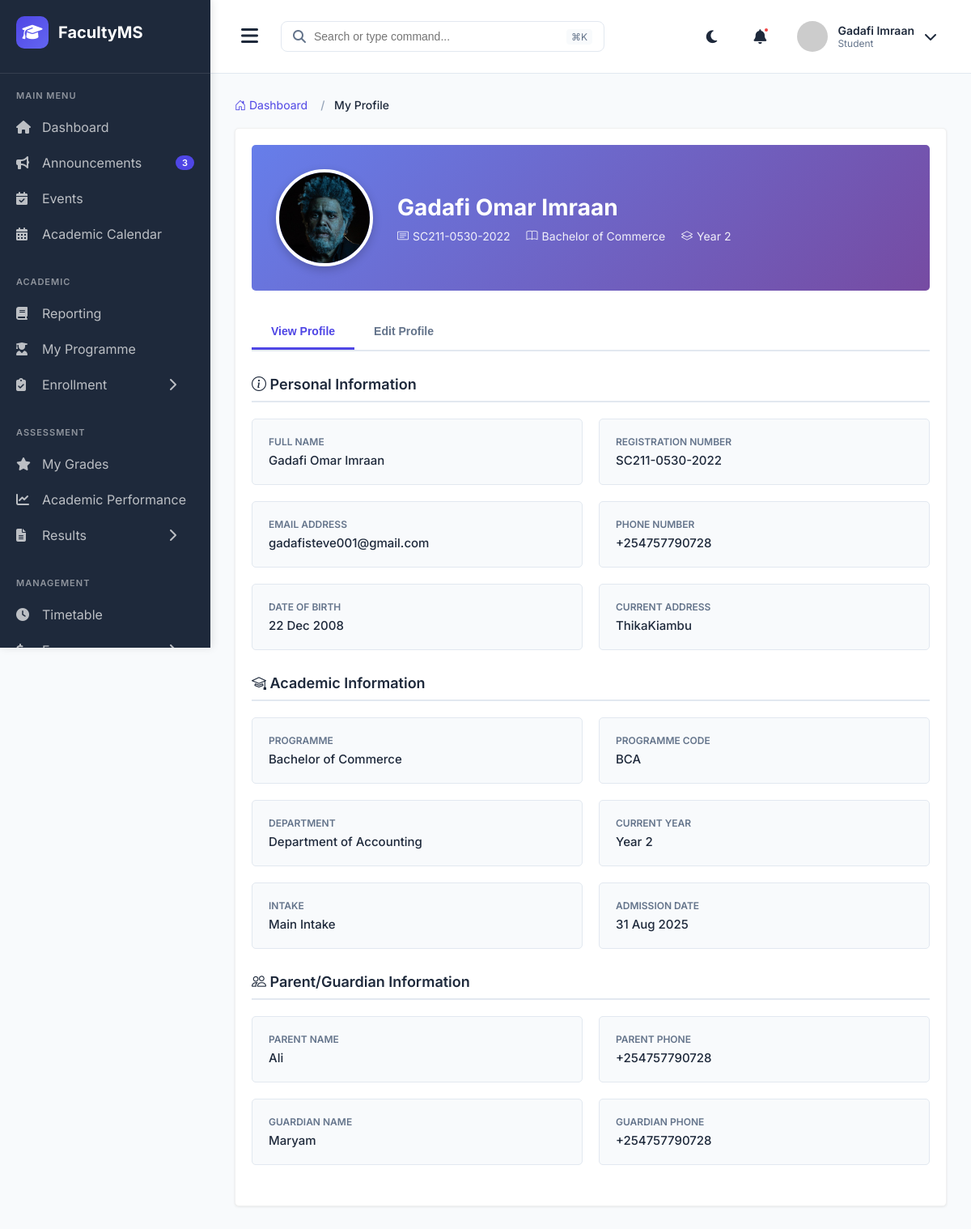
Page /profile/ (signed in) on the earlier database version.
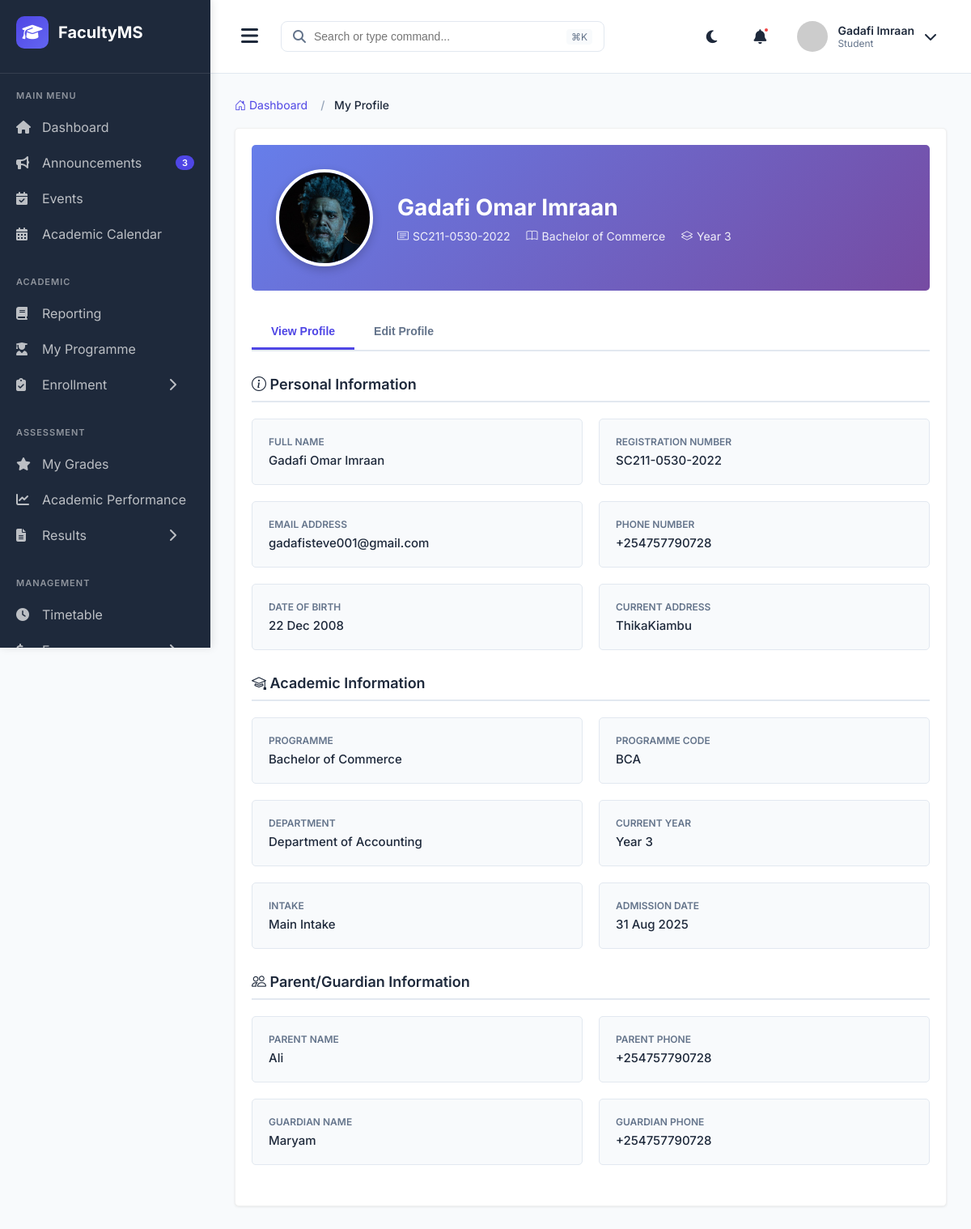
Same page on the later database version.
### main_application/models.py (models this page shows, shortened)
class Student(models.Model):
    YEAR_LEVELS = (
        (1, 'Year 1'),
        (2, 'Year 2'),
        (3, 'Year 3'),
        (4, 'Year 4'),
    )
    user = models.OneToOneField(User, on_delete=models.CASCADE, primary_key=True, related_name='student_profile')
    registration_number = models.CharField(max_length=50, unique=True)
    first_name = models.CharField(max_length=30)
    last_name = models.CharField(max_length=30)
    surname = models.CharField(max_length=30, blank=True)
    programme = models.ForeignKey(Programme, on_delete=models.PROTECT, related_name='students')
    current_year = models.IntegerField(choices=YEAR_LEVELS)
    intake = models.ForeignKey(Intake, on_delete=models.PROTECT, related_name='students')
    admission_date = models.DateField()
    is_active = models.BooleanField(default=True)
    can_upgrade = models.BooleanField(default=False)  # For progression to next level
    phone = models.CharField(max_length=15, blank=True, null=True)
    email = models.EmailField(blank=True, null=True)
    date_of_birth = models.DateField(blank=True, null=True)
    address = models.CharField(max_length=255, blank=True, null=True)
    parent_name = models.CharField(max_length=100, blank=True, null=True)
    parent_phone = models.CharField(max_length=15, blank=True, null=True)
    guardian_name = models.CharField(max_length=100, blank=True, null=True)
    guardian_phone = models.CharField(max_length=15, blank=True, null=True)
    class Meta:
        db_table = 'students'
        ordering = ['registration_number']

class Programme(models.Model):
    PROGRAMME_LEVELS = (
        ('CERTIFICATE', 'Certificate'),
        ('DIPLOMA', 'Diploma'),
        ('BACHELORS', 'Bachelor\'s Degree'),
        ('MASTERS', 'Master\'s Degree'),
        ('PHD', 'Doctor of Philosophy'),
    )
    DURATION_YEARS = (
        (1, '1 Year'),
        (2, '2 Years'),
        (3, '3 Years'),
        (4, '4 Years'),
        (5, '5 Years'),
    )
    SEMESTERS_PER_YEAR = (
        (2, '2 Semesters'),
        (3, '3 Semesters'),
    )
    name = models.CharField(max_length=200)
    code = models.CharField(max_length=20, unique=True)
    level = models.CharField(max_length=20, choices=PROGRAMME_LEVELS)
    department = models.ForeignKey(Department, on_delete=models.CASCADE, related_name='programmes')
    duration_years = models.IntegerField(choices=DURATION_YEARS)
    semesters_per_year = models.IntegerField(choices=SEMESTERS_PER_YEAR, default=2)
    description = models.TextField(blank=True)
    is_active = models.BooleanField(default=True)
    created_at = models.DateTimeField(auto_now_add=True)
    class Meta:
        db_table = 'programmes'
        ordering = ['level', 'name']

class Department(models.Model):
    name = models.CharField(max_length=200)
    code = models.CharField(max_length=20, unique=True)
    description = models.TextField(blank=True)
    head_of_department = models.ForeignKey(User, on_delete=models.SET_NULL, null=True, blank=True,
                                           related_name='headed_departments', limit_choices_to={'user_type': 'COD'})
    created_at = models.DateTimeField(auto_now_add=True)
    class Meta:
        db_table = 'departments'
        ordering = ['name']

class Intake(models.Model):
    INTAKE_TYPES = (
        ('SEPTEMBER', 'September Intake'),
        ('JANUARY', 'January Intake'),
        ('MAY', 'May Intake'),
    )
    name = models.CharField(max_length=50)
    intake_type = models.CharField(max_length=20, choices=INTAKE_TYPES)
    academic_year = models.ForeignKey(AcademicYear, on_delete=models.CASCADE, related_name='intakes')
    intake_date = models.DateField()
    is_active = models.BooleanField(default=True)
    class Meta:
        db_table = 'intakes'
        ordering = ['-intake_date']

### main_application/views.py (the view, shortened to what this page needs)
# urls.py: path('profile/', views.student_profile_view, name='student_profile'),
@login_required
def student_profile_view(request):
    if request.user.user_type != 'STUDENT':
        messages.error(request, "Access denied. This page is only for students.")
        return redirect('student_dashboard')
    try:
        student = request.user.student_profile
    except Student.DoesNotExist:
        messages.error(request, "Student profile not found.")
        return redirect('student_dashboard')
    user_form = UserProfileForm(instance=request.user)
    student_form = StudentProfileForm(instance=student)
    password_form = PasswordChangeForm(request.user)
    context = {
        'student': student,
        'user_form': user_form,
        'student_form': student_form,
        'password_form': password_form,
        'show_password_modal': False
    }
    return render(request, 'student/profile.html', context)

### main_application/forms.py (shortened to what this page needs)
class UserProfileForm(forms.ModelForm):
    class Meta:
        model = User
        fields = ['email', 'phone_number', 'profile_picture']
        widgets = {
            'email': forms.EmailInput(attrs={
                'class': 'form-control',
                'placeholder': 'Enter your email address'
            }),
            'phone_number': forms.TextInput(attrs={
                'class': 'form-control',
                'placeholder': 'e.g., +254712345678'
            }),
            'profile_picture': forms.FileInput(attrs={
                'class': 'form-control',
                'accept': 'image/*'
            })
        }
        labels = {
            'email': 'Email Address',
            'phone_number': 'Phone Number',
            'profile_picture': 'Profile Picture'
        }
        help_texts = {
            'profile_picture': 'Upload a clear photo (JPG, PNG). Max 2MB.'
        }

### templates/student/profile.html (shortened to what the changed rows need)
{% extends 'student_base.html' %}
{% block extra_css %}
<link rel="stylesheet" href="https://cdn.jsdelivr.net/npm/bootstrap-icons@1.10.0/font/bootstrap-icons.css">
{% endblock %}
{% block content %}
<div class="section-container">
    <div class="profile-header">
        <div class="profile-info">
            <h2>{{ student.first_name }} {{ student.surname }} {{ student.last_name }}</h2>
            <div class="profile-meta">
                <span class="meta-item">
                    <i class="bi bi-card-text"></i>
                    {{ student.registration_number }}
                </span>
                <span class="meta-item">
                    <i class="bi bi-book"></i>
                    {{ student.programme.name }}
                </span>
                <span class="meta-item">
                    <i class="bi bi-layers"></i>
                    Year {{ student.current_year }}
                </span>
            </div>
        </div>
    </div>
    <div class="tab-content active" id="view-tab">
        <div class="form-section">
            <div class="info-grid">
                <div class="info-card">
                    <div class="info-label">Full Name</div>
                    <div class="info-value">{{ student.first_name }} {{ student.surname }} {{ student.last_name }}</div>
                </div>
                <div class="info-card">
                    <div class="info-label">Registration Number</div>
                    <div class="info-value">{{ student.registration_number }}</div>
                </div>
                <div class="info-card">
                    <div class="info-label">Email Address</div>
                    <div class="info-value">{{ student.email|default:"Not provided" }}</div>
                </div>
                <div class="info-card">
                    <div class="info-label">Phone Number</div>
                    <div class="info-value">{{ student.phone|default:"Not provided" }}</div>
                </div>
                <div class="info-card">
                    <div class="info-label">Date of Birth</div>
                    <div class="info-value">{{ student.date_of_birth|date:"d M Y"|default:"Not provided" }}</div>
                </div>
                <div class="info-card">
                    <div class="info-label">Current Address</div>
                    <div class="info-value">{{ student.address|default:"Not provided" }}</div>
                </div>
            </div>
        </div>
        <div class="form-section">
            <div class="info-grid">
                <div class="info-card">
                    <div class="info-label">Programme</div>
                    <div class="info-value">{{ student.programme.name }}</div>
                </div>
                <div class="info-card">
                    <div class="info-label">Programme Code</div>
                    <div class="info-value">{{ student.programme.code }}</div>
                </div>
                <div class="info-card">
                    <div class="info-label">Department</div>
                    <div class="info-value">{{ student.programme.department.name }}</div>
                </div>
                <div class="info-card">
                    <div class="info-label">Current Year</div>
                    <div class="info-value">Year {{ student.current_year }}</div>
                </div>
                <div class="info-card">
                    <div class="info-label">Intake</div>
                    <div class="info-value">{{ student.intake.name }}</div>
                </div>
                <div class="info-card">
                    <div class="info-label">Admission Date</div>
                    <div class="info-value">{{ student.admission_date|date:"d M Y" }}</div>
                </div>
            </div>
        </div>
        <div class="form-section">
            <div class="info-grid">
                <div class="info-card">
                    <div class="info-label">Parent Name</div>
                    <div class="info-value">{{ student.parent_name|default:"Not provided" }}</div>
                </div>
                <div class="info-card">
                    <div class="info-label">Parent Phone</div>
                    <div class="info-value">{{ student.parent_phone|default:"Not provided" }}</div>
                </div>
                <div class="info-card">
                    <div class="info-label">Guardian Name</div>
                    <div class="info-value">{{ student.guardian_name|default:"Not provided" }}</div>
                </div>
                <div class="info-card">
                    <div class="info-label">Guardian Phone</div>
                    <div class="info-value">{{ student.guardian_phone|default:"Not provided" }}</div>
                </div>
            </div>
        </div>
    </div>
</div>
{% endblock %}

Differences in the rows shown:
changed Student "Gadafi": current_year "2" → "3"
